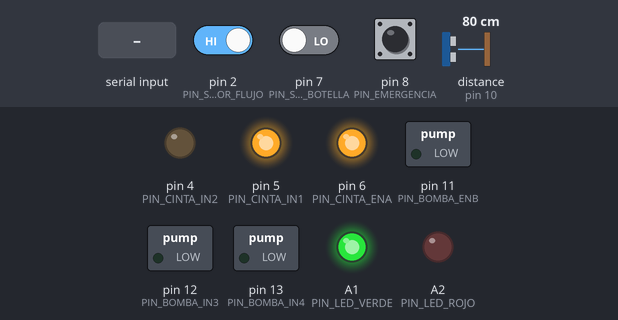
Bench run of a sketch on a simulated Arduino Uno, built with avr-gcc and run on an emulated ATmega328P. Parts: switched loads named in the sketch (green lamp = pin HIGH), output pins drawn as LEDs (lit = HIGH). Wiring (inferred from the names in the program): ultrasonic range finder: trigger pin 9; echo pin 10. Inputs (shaded band) come from the test bench; at power-on: pin 7 (PIN_SENSOR_BOTELLA) LOW, pin 8 (PIN_EMERGENCIA) HIGH, pin 2 (PIN_SENSOR_FLUJO) HIGH, distance to the obstacle (sensor on pin 10) 80 cm. The echo pulse lasts 58.3 µs per cm; pins used as bus, display or sensor lines are not drawn; what the sketch prints to the serial monitor is not drawn.

Above: at 1.2 s.
1.3 s: pin 7 (PIN_SENSOR_BOTELLA) driven HIGH
At 3.1 s:
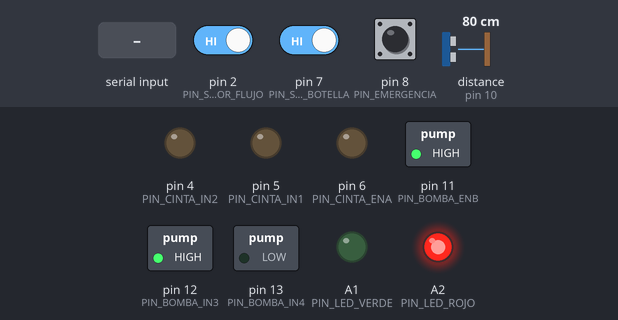
3.9 s: pin 8 (PIN_EMERGENCIA) pulled LOW for 0.15 s
At 4.9 s:
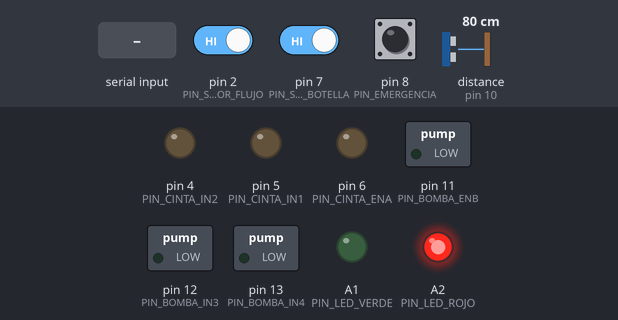
7.0 s: "CMD:RESUME\n" received over Serial
At 7.9 s:
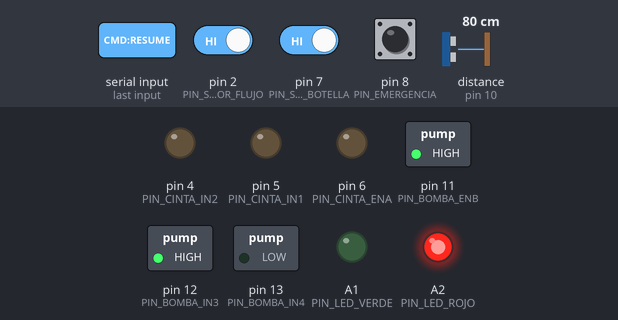
8.7 s: pin 8 (PIN_EMERGENCIA) pulled LOW for 1 s
At 9.8 s:
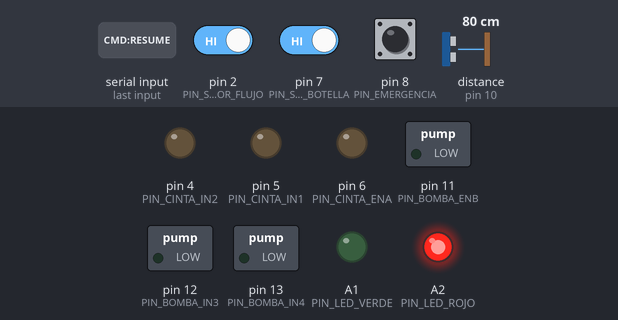
Timing chart, 0 to 11.7 s (numbered marks = the images above; inputs shaded):
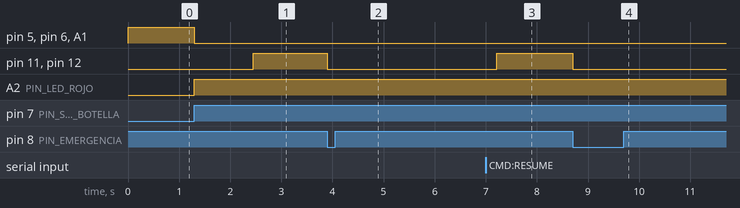

The sketch:

Final.ino
```cpp
// --- PINOUT DEL SISTEMA ---
const int PIN_SENSOR_FLUJO = 2;
const int PIN_CINTA_IN2 = 4;
const int PIN_CINTA_IN1 = 5;
const int PIN_CINTA_ENA = 6;
const int PIN_SENSOR_BOTELLA = 7;
const int PIN_EMERGENCIA = 8;
const int PIN_TRIG = 9;
const int PIN_ECHO = 10;
const int PIN_BOMBA_ENB = 11;
const int PIN_BOMBA_IN3 = 12;
const int PIN_BOMBA_IN4 = 13;
const int PIN_LED_VERDE = A1;
const int PIN_LED_ROJO = A2;

// --- VARIABLES ---
volatile int pulsosFlujo = 0;
volatile bool flagNuevoPulso = false;
volatile bool permitirConteo = false;
long distanciaTanque = 0;
bool sistemaActivo = true;
String estadoActual = "INICIANDO";
String estadoAnterior = "";
String comandoInput = "";
int cantidadMeta = 20;

void setup() {
  Serial.begin(9600);

  pinMode(PIN_CINTA_ENA, OUTPUT); pinMode(PIN_CINTA_IN1, OUTPUT); pinMode(PIN_CINTA_IN2, OUTPUT);
  pinMode(PIN_BOMBA_ENB, OUTPUT); pinMode(PIN_BOMBA_IN3, OUTPUT); pinMode(PIN_BOMBA_IN4, OUTPUT);
  pinMode(PIN_TRIG, OUTPUT); pinMode(PIN_ECHO, INPUT);
  pinMode(PIN_SENSOR_BOTELLA, INPUT);
  pinMode(PIN_EMERGENCIA, INPUT_PULLUP);
  pinMode(PIN_LED_VERDE, OUTPUT); pinMode(PIN_LED_ROJO, OUTPUT);
  pinMode(PIN_SENSOR_FLUJO, INPUT_PULLUP);

  attachInterrupt(digitalPinToInterrupt(PIN_SENSOR_FLUJO), isrContarPulso, RISING);

  // Arranque seguro
  if (digitalRead(PIN_SENSOR_BOTELLA) == HIGH) {
      estadoActual = "BOTELLA_DETECTADA";
      pararCinta();
      digitalWrite(PIN_LED_VERDE, LOW); digitalWrite(PIN_LED_ROJO, HIGH);
  } else {
      estadoActual = "BUSCANDO_BOTELLA";
      digitalWrite(PIN_LED_VERDE, HIGH); digitalWrite(PIN_LED_ROJO, LOW);
      moverCinta();
  }

  reportarEstado();
}

void loop() {
  verificarEntradas();

  if (!sistemaActivo || estadoActual == "EMERGENCIA_STOP" || estadoActual == "PAUSA_REMOTA") return;

  // --- LÓGICA AUTOMÁTICA ---
  if (estadoActual == "BUSCANDO_BOTELLA") {
      moverCinta();
      digitalWrite(PIN_LED_VERDE, HIGH); digitalWrite(PIN_LED_ROJO, LOW);

      if (digitalRead(PIN_SENSOR_BOTELLA) == HIGH) {
          pararCinta();
          digitalWrite(PIN_LED_VERDE, LOW); digitalWrite(PIN_LED_ROJO, HIGH);
          estadoActual = "BOTELLA_DETECTADA";
          reportarEstado();
          delay(1000);
          pulsosFlujo = 0;
          estadoActual = "LLENANDO";
      }
  }
  else if (estadoActual == "LLENANDO") {
      llenarBotella();
      if (sistemaActivo) {
          estadoActual = "BOTELLA_LLENA";
          reportarEstado();
          delay(500);
          estadoActual = "TRANSPORTANDO";
      }
  }
  else if (estadoActual == "TRANSPORTANDO") {
      reportarEstado();
      digitalWrite(PIN_LED_VERDE, HIGH); digitalWrite(PIN_LED_ROJO, LOW);
      moverCinta();
      while(digitalRead(PIN_SENSOR_BOTELLA) == HIGH) {
         verificarEntradas();
         if(!sistemaActivo) return;
         delay(50);
      }
      estadoActual = "BUSCANDO_BOTELLA";
      reportarEstado();
  }

  static unsigned long lastMedicion = 0;
  if (millis() - lastMedicion > 1000) {
    medirNivelTanque();
    // Reportamos siempre para mantener el dashboard actualizado
    if(estadoActual == "BUSCANDO_BOTELLA" || estadoActual == "PAUSA_REMOTA") reportarEstado();
    lastMedicion = millis();
  }
}

void verificarEntradas() {
    escucharSerial();
    if (digitalRead(PIN_EMERGENCIA) == LOW) {
        if (estadoActual != "EMERGENCIA_STOP") {
            estadoAnterior = estadoActual;
            detenerTodo();
            estadoActual = "EMERGENCIA_STOP";
            sistemaActivo = false;
            digitalWrite(PIN_LED_ROJO, HIGH);
            reportarEstado();
            while(digitalRead(PIN_EMERGENCIA) == LOW);
        }
    }
}

void escucharSerial() {
  while (Serial.available()) {
    char c = (char)Serial.read();
    if (c == '\n') { procesarComando(comandoInput); comandoInput = ""; }
    else { comandoInput += c; }
  }
}

void procesarComando(String cmd) {
  cmd.trim();

  // --- COMANDOS DE SISTEMA ---
  if (cmd == "CMD:STOP") {
      if (sistemaActivo) estadoAnterior = estadoActual;
      sistemaActivo = false; detenerTodo(); permitirConteo = false;
      estadoActual = "PAUSA_REMOTA"; reportarEstado();
  }
  else if (cmd == "CMD:START") {
      sistemaActivo = true; pulsosFlujo = 0;
      if (digitalRead(PIN_SENSOR_BOTELLA) == HIGH) estadoActual = "BOTELLA_DETECTADA";
      else { estadoActual = "BUSCANDO_BOTELLA"; moverCinta(); }
      reportarEstado();
  }
  else if (cmd == "CMD:RESUME") {
      if (!sistemaActivo) {
          sistemaActivo = true; estadoActual = estadoAnterior; reportarEstado();
          if (estadoActual == "LLENANDO") permitirConteo = true;
          else if (estadoActual == "BUSCANDO_BOTELLA" || estadoActual == "TRANSPORTANDO") moverCinta();
      }
  }

  // --- CONTROL MANUAL DE ACTUADORES (NUEVO) ---
  // Formato: CMD:MANUAL_CINTA:1 (ON) o CMD:MANUAL_CINTA:0 (OFF)
  else if (cmd.startsWith("CMD:MANUAL_")) {
      // Solo permitimos manual si NO está en un proceso crítico automático
      bool seguroParaManual = (estadoActual == "PAUSA_REMOTA" || estadoActual == "BUSCANDO_BOTELLA" || estadoActual == "INICIANDO");

      if (seguroParaManual) {
          int val = cmd.substring(cmd.lastIndexOf(':') + 1).toInt();

          if (cmd.startsWith("CMD:MANUAL_CINTA")) {
              if (val == 1) moverCinta(); else pararCinta();
          }
          else if (cmd.startsWith("CMD:MANUAL_BOMBA")) {
               if (val == 1) {
                   digitalWrite(PIN_BOMBA_IN3, HIGH); digitalWrite(PIN_BOMBA_IN4, LOW); analogWrite(PIN_BOMBA_ENB, 255);
               } else {
                   digitalWrite(PIN_BOMBA_IN3, LOW); digitalWrite(PIN_BOMBA_IN4, LOW); analogWrite(PIN_BOMBA_ENB, 0);
               }
          }
          else if (cmd.startsWith("CMD:MANUAL_LED_G")) {
               digitalWrite(PIN_LED_VERDE, val);
          }
          else if (cmd.startsWith("CMD:MANUAL_LED_R")) {
               digitalWrite(PIN_LED_ROJO, val);
          }
          reportarEstado();
      }
  }

  // --- CONFIGURACIÓN ---
  else if (cmd.startsWith("CMD:SET_META:")) {
      cantidadMeta = cmd.substring(13).toInt();
  }
}

void reportarEstado() {
  Serial.print("{");
  Serial.print("\"ESTADO\":\"" + estadoActual + "\",");
  Serial.print("\"PULSOS\":" + String(pulsosFlujo) + ",");
  Serial.print("\"META\":" + String(cantidadMeta) + ",");
  Serial.print("\"TANQUE\":" + String(distanciaTanque) + ",");

  // Sensores
  Serial.print("\"S_BOTELLA\":" + String(digitalRead(PIN_SENSOR_BOTELLA)) + ",");
  Serial.print("\"S_EMERG\":" + String(digitalRead(PIN_EMERGENCIA)) + ",");

  // [NUEVO] Estado real de Actuadores
  // Para la cinta/bomba leemos el pin de habilitación o dirección
  Serial.print("\"M_CINTA\":" + String(digitalRead(PIN_CINTA_IN1)) + ",");
  Serial.print("\"M_BOMBA\":" + String(digitalRead(PIN_BOMBA_IN3)) + ",");
  Serial.print("\"L_VERDE\":" + String(digitalRead(PIN_LED_VERDE)) + ",");
  Serial.print("\"L_ROJO\":" + String(digitalRead(PIN_LED_ROJO)));

  Serial.println("}");
}

void llenarBotella() {
  permitirConteo = true; reportarEstado();
  digitalWrite(PIN_BOMBA_IN3, HIGH); digitalWrite(PIN_BOMBA_IN4, LOW); analogWrite(PIN_BOMBA_ENB, 255);
  while (pulsosFlujo < cantidadMeta) {
    verificarEntradas();
    if (!sistemaActivo) { detenerTodo(); permitirConteo = false; return; }
    if (flagNuevoPulso) { reportarEstado(); flagNuevoPulso = false; }
  }
  detenerTodo(); permitirConteo = false;
}

void isrContarPulso() { if (permitirConteo) { pulsosFlujo++; flagNuevoPulso = true; } }
void medirNivelTanque() { digitalWrite(PIN_TRIG, LOW); delayMicroseconds(2); digitalWrite(PIN_TRIG, HIGH); delayMicroseconds(10); digitalWrite(PIN_TRIG, LOW); long dur = pulseIn(PIN_ECHO, HIGH); distanciaTanque = dur * 0.034 / 2; }
void moverCinta() { digitalWrite(PIN_CINTA_IN1, HIGH); digitalWrite(PIN_CINTA_IN2, LOW); analogWrite(PIN_CINTA_ENA, 255); }
void pararCinta() { digitalWrite(PIN_CINTA_IN1, LOW); digitalWrite(PIN_CINTA_IN2, LOW); analogWrite(PIN_CINTA_ENA, 0); }
void detenerTodo() { pararCinta(); digitalWrite(PIN_BOMBA_IN3, LOW); digitalWrite(PIN_BOMBA_IN4, LOW); analogWrite(PIN_BOMBA_ENB, 0); }
```

Measured:
- after the input at 1.3 s, pin 5 (PIN_CINTA_IN1), pin 6 (PIN_CINTA_ENA), A1 (PIN_LED_VERDE): HIGH → LOW at once; pin 11 (PIN_BOMBA_ENB), pin 12 (PIN_BOMBA_IN3): LOW → HIGH after 1.1 s; A2 (PIN_LED_ROJO): LOW → HIGH at once
- after the input at 3.9 s, pin 11 (PIN_BOMBA_ENB), pin 12 (PIN_BOMBA_IN3): HIGH → LOW at once
- after the input at 7.0 s, pin 11 (PIN_BOMBA_ENB), pin 12 (PIN_BOMBA_IN3): LOW → HIGH after 0.21 s
- after the input at 8.7 s, pin 11 (PIN_BOMBA_ENB), pin 12 (PIN_BOMBA_IN3): HIGH → LOW at once
